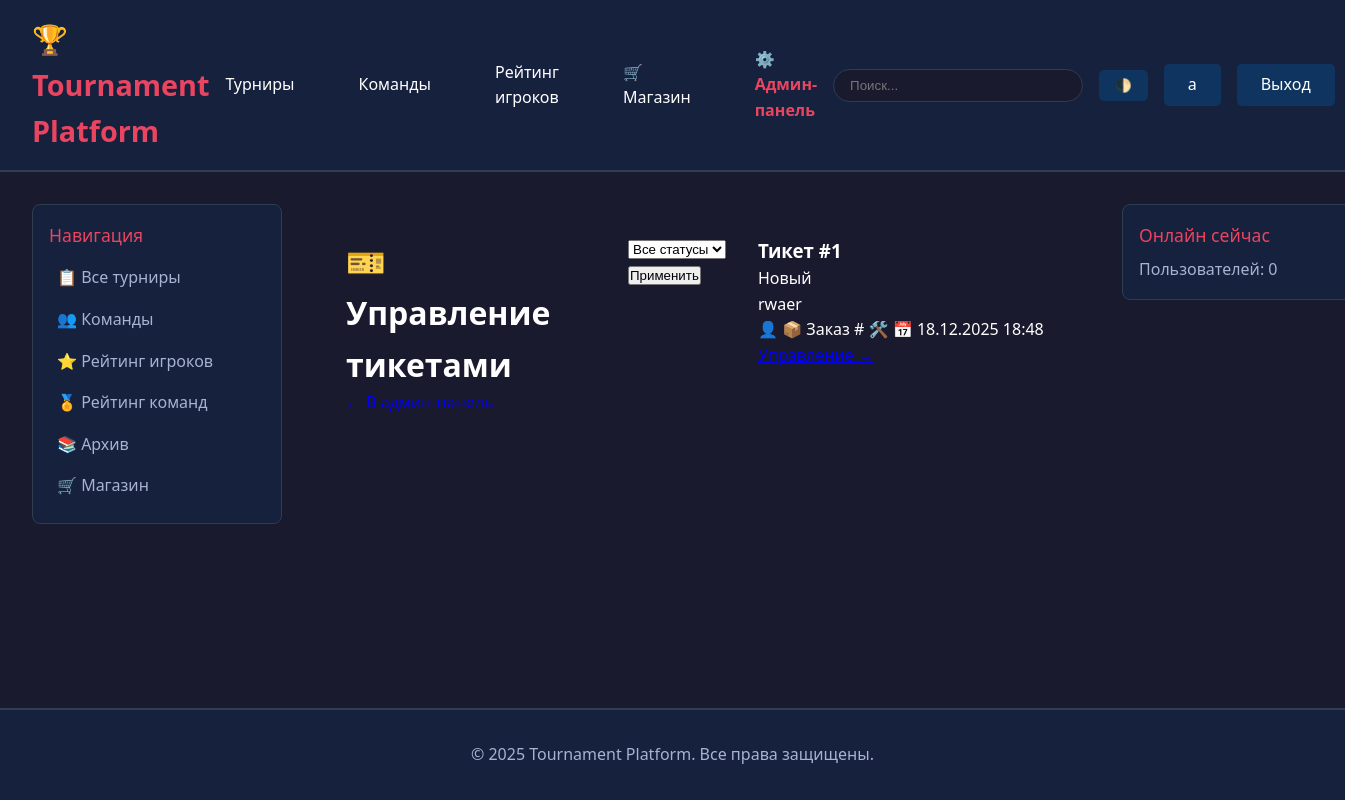
/shop/admin/tickets/ (signed in), run on the app's committed database.
### accounts/models.py (models this page shows, shortened)
class User(AbstractUser):
    ROLE_CHOICES = [
        ('player', 'Игрок'),
        ('captain', 'Капитан'),
        ('moderator', 'Модератор'),
        ('admin', 'Администратор'),
    ]
    role = models.CharField(max_length=20, choices=ROLE_CHOICES, default='player')
    discord_id = models.CharField(max_length=100, blank=True, null=True, unique=True)
    discord_username = models.CharField(max_length=100, blank=True, null=True)
    avatar = models.ImageField(upload_to='avatars/', blank=True, null=True)
    bio = models.TextField(blank=True)
    objects = CustomUserManager()
    class Meta:
        verbose_name = 'Пользователь'
        verbose_name_plural = 'Пользователи'

### shop/models.py (models this page shows, shortened)
class Ticket(models.Model):
    CATEGORY_CHOICES = [
        ('request', 'Запрос'),
        ('complaint', 'Жалоба'),
        ('purchase', 'Покупка'),
    ]
    STATUS_CHOICES = [
        ('new', 'Новый'),
        ('in_progress', 'В работе'),
        ('resolved', 'Решён'),
        ('rejected', 'Отклонён'),
    ]
    PRIORITY_CHOICES = [
        ('low', 'Низкий'),
        ('medium', 'Средний'),
        ('high', 'Высокий'),
    ]
    user = models.ForeignKey(settings.AUTH_USER_MODEL, on_delete=models.CASCADE,
                             related_name='tickets', verbose_name='Пользователь')
    category = models.CharField('Категория', max_length=20, choices=CATEGORY_CHOICES)
    title = models.CharField('Заголовок', max_length=200)
    description = models.TextField('Описание')
    status = models.CharField('Статус', max_length=20, choices=STATUS_CHOICES, default='new')
    priority = models.CharField('Приоритет', max_length=20, choices=PRIORITY_CHOICES, default='medium')
    order = models.OneToOneField(ServiceOrder, on_delete=models.SET_NULL, null=True, blank=True,
                                 related_name='ticket', verbose_name='Связанный заказ')
    assigned_to = models.ForeignKey(settings.AUTH_USER_MODEL, on_delete=models.SET_NULL,
                                    null=True, blank=True, related_name='assigned_tickets',
                                    verbose_name='Назначен')
    is_deleted = models.BooleanField('Удалён', default=False)
    deleted_at = models.DateTimeField('Дата удаления', null=True, blank=True)
    deleted_by = models.ForeignKey(settings.AUTH_USER_MODEL, on_delete=models.SET_NULL,
                                   null=True, blank=True, related_name='deleted_tickets',
                                   verbose_name='Удалил')
    created_at = models.DateTimeField('Создан', auto_now_add=True)
    updated_at = models.DateTimeField('Обновлён', auto_now=True)
    resolved_at = models.DateTimeField('Решён', null=True, blank=True)
    objects = TicketManager()
    all_objects = models.Manager()
    class Meta:
        verbose_name = 'Тикет'
        verbose_name_plural = 'Тикеты'
        ordering = ['-created_at']
        indexes = [
            models.Index(fields=['status', 'category', 'created_at']),
            models.Index(fields=['user', 'status']),
            models.Index(fields=['assigned_to', 'status']),
            models.Index(fields=['is_deleted', 'status']),
            models.Index(fields=['priority', 'status']),
        ]

### shop/views.py (the view, shortened to what this page needs)
# urls.py: path('admin/tickets/', views.admin_tickets_list, name='admin_tickets_list'),
@login_required
@user_passes_test(is_admin_or_moderator)
def admin_tickets_list(request):
    show_deleted = request.GET.get('show_deleted') == '1'
    if show_deleted:
        tickets = Ticket.all_objects.all()
    else:
        tickets = Ticket.objects.all()
    tickets = tickets.select_related('user', 'assigned_to', 'order')
    status_filter = request.GET.get('status')
    category_filter = request.GET.get('category')
    priority_filter = request.GET.get('priority')
    search = request.GET.get('search', '').strip()
    if status_filter:
        tickets = tickets.filter(status=status_filter)
    if category_filter:
        tickets = tickets.filter(category=category_filter)
    if priority_filter:
        tickets = tickets.filter(priority=priority_filter)
    paginator = Paginator(tickets, 30)
    page = request.GET.get('page')
    tickets = paginator.get_page(page)
    context = {
        'tickets': tickets,
        'status_filter': status_filter,
        'category_filter': category_filter,
        'priority_filter': priority_filter,
        'search': search,
        'show_deleted': show_deleted,
    }
    return render(request, 'shop/admin/tickets_list.html', context)

### shop/models.py (called while the page is built)
    def get_queryset(self):
        return super().get_queryset().filter(is_deleted=False)

### shop/views.py (called while the page is built)
def is_admin_or_moderator(user):
    return user.is_authenticated and (user.is_staff or user.is_superuser)

### templates/shop/admin/tickets_list.html (shortened to what this page needs)
{% extends 'base.html' %}
{% block content %}
<div class="container mx-auto px-4 py-8">
    <div class="flex items-center justify-between mb-6">
        <h1 class="text-3xl font-bold">🎫 Управление тикетами</h1>
        <a href="{% url 'shop:admin_dashboard' %}" class="text-blue-600 hover:underline">← В админ-панель</a>
    </div>
    <div class="bg-white rounded-lg shadow-md p-4 mb-6">
        <form method="get" class="flex gap-4">
            <select name="status" class="px-4 py-2 border rounded-lg">
                <option value="">Все статусы</option>
            </select>
            <button type="submit" class="px-6 py-2 bg-blue-600 text-white rounded-lg hover:bg-blue-700">Применить</button>
        </form>
    </div>
    <div class="space-y-4">
        {% for ticket in tickets %}
        <div class="bg-white rounded-lg shadow-md p-6">
            <div class="flex items-start justify-between">
                <div class="flex-1">
                    <div class="flex items-center gap-3 mb-2">
                        <h3 class="text-xl font-bold">Тикет #{{ ticket.id }}</h3>
                        <span class="px-3 py-1 text-xs rounded-full {% if ticket.status == 'open' %}bg-yellow-100 text-yellow-800{% elif ticket.status == 'in_progress' %}bg-blue-100 text-blue-800{% elif ticket.status == 'resolved' %}bg-green-100 text-green-800{% else %}bg-gray-100{% endif %}">
                            {{ ticket.get_status_display }}
                        </span>
                    </div>
                    <p class="text-gray-600 mb-2">{{ ticket.title }}</p>
                    <div class="flex items-center gap-4 text-sm text-gray-500">
                        <span>👤 {{ ticket.order.user.username }}</span>
                        <span>📦 Заказ #{{ ticket.order.id }}</span>
                        <span>🛠️ {{ ticket.order.service.name }}</span>
                        <span>📅 {{ ticket.created_at|date:"d.m.Y H:i" }}</span>
                    </div>
                </div>
                <a href="{% url 'shop:admin_ticket_manage' ticket.id %}" class="px-4 py-2 bg-blue-600 text-white rounded-lg hover:bg-blue-700 whitespace-nowrap">
                </a>
            </div>
        </div>
        {% endfor %}
    </div>
</div>
{% endblock %}

### templates/base.html (shortened to what this page needs)
<!DOCTYPE html>
<html lang="ru">
<head>
</head>
<body>
    <header>
        <div class="header-container">
            <a href="{% url 'tournaments:index' %}" class="logo">🏆 Tournament Platform</a>
<nav>
    <a href="{% url 'tournaments:tournament_list' %}">Турниры</a>
    {% if user.is_authenticated %}
        {% if user.role in 'player,captain' %}
            <a href="{% url 'teams:team_list' %}">Команды</a>
        {% else %}
            <a href="{% url 'teams:team_list' %}">Команды</a>
        {% endif %}
    {% else %}
        <a href="{% url 'teams:team_list' %}">Команды</a>
    {% endif %}
    <a href="{% url 'ratings:player_ratings' %}">Рейтинг игроков</a>
    <a href="{% url 'shop:index' %}">🛒 Магазин</a>
    {% if user.is_authenticated %}
        {% if user.is_staff or user.is_superuser %}
            <a href="{% url 'admin_panel:dashboard' %}" style="color: var(--accent); font-weight: bold;">
                ⚙️ Админ-панель
            </a>
        {% endif %}
    {% endif %}
</nav>
            <div class="user-menu">
                <div class="search-box">
                    <form action="{% url 'tournaments:search' %}" method="get">
                        <input type="text" name="q" placeholder="Поиск..." />
                    </form>
                </div>
                <button class="theme-toggle" onclick="toggleTheme()">🌓</button>
                {% if user.is_authenticated %}
                    <a href="{% url 'accounts:profile' user.username %}" class="btn btn-secondary">
                        {{ user.username }}
                    </a>
                    <a href="{% url 'accounts:logout' %}" class="btn btn-secondary">Выход</a>
                {% else %}
                    <a href="{% url 'accounts:login' %}" class="btn btn-primary">Вход</a>
                {% endif %}
            </div>
        </div>
    </header>
    <div class="container">
        <aside class="sidebar">
            <div class="sidebar-item">
                <div class="sidebar-title">Навигация</div>
                <a href="{% url 'tournaments:tournament_list' %}" class="sidebar-link">📋 Все турниры</a>
                <a href="{% url 'teams:team_list' %}" class="sidebar-link">👥 Команды</a>
                <a href="{% url 'ratings:player_ratings' %}" class="sidebar-link">⭐ Рейтинг игроков</a>
                <a href="{% url 'ratings:team_ratings' %}" class="sidebar-link">🏅 Рейтинг команд</a>
                <a href="{% url 'tournaments:archive' %}" class="sidebar-link">📚 Архив</a>
                <a href="{% url 'shop:index' %}" class="sidebar-link">🛒 Магазин</a>
            </div>
        </aside>
        <main>
            {% block content %}{% endblock %}
        </main>
        <aside class="sidebar">
            {% block right_sidebar %}
            <div class="sidebar-item">
                <div class="sidebar-title">Онлайн сейчас</div>
                <p style="color: var(--text-secondary);">Пользователей: {{ online_count|default:0 }}</p>
            </div>
            {% endblock %}
        </aside>
    </div>
    <footer>
        <p>&copy; 2025 Tournament Platform. Все права защищены.</p>
    </footer>
</body>
</html>

### templates/base.html (style rules this page uses)
* { margin: 0; padding: 0; box-sizing: border-box; }
:root { --primary-bg: #1a1a2e; --secondary-bg: #16213e; --card-bg: #0f3460; --accent: #e94560; --text-primary: #ffffff; --text-secondary: #a8b2d1; --border: #2c3e50; }
html { height: 100%; }
body { font-family: 'Segoe UI', Tahoma, Geneva, Verdana, sans-serif; background: var(--primary-bg); color: var(--text-primary); line-height: 1.6; display: flex; flex-direction: column; min-height: 100vh; }
header { background: var(--secondary-bg); padding: 1rem 0; border-bottom: 2px solid var(--border); position: sticky; top: 0; z-index: 1000; flex-shrink: 0; }
.header-container { max-width: 1600px; margin: 0 auto; padding: 0 2rem; display: flex; justify-content: space-between; align-items: center; }
.logo { font-size: 1.8rem; font-weight: bold; color: var(--accent); text-decoration: none; }
nav { display: flex; gap: 2rem; align-items: center; }
nav a { color: var(--text-primary); text-decoration: none; padding: 0.5rem 1rem; border-radius: 5px; transition: all 0.3s; }
.search-box { position: relative; }
.search-box input { padding: 0.5rem 1rem; border: 1px solid var(--border); border-radius: 20px; background: var(--primary-bg); color: var(--text-primary); width: 250px; }
.user-menu { display: flex; gap: 1rem; align-items: center; }
.btn { padding: 0.5rem 1.5rem; border: none; border-radius: 5px; cursor: pointer; text-decoration: none; display: inline-block; transition: all 0.3s; font-size: 1rem; }
.btn-secondary { background: var(--card-bg); color: var(--text-primary); }
.container { max-width: 1600px; margin: 0 auto; padding: 2rem; display: grid; grid-template-columns: 250px 1fr 300px; gap: 2rem; flex: 1 0 auto; }
.sidebar { position: sticky; top: 80px; height: fit-content; }
.sidebar-item { background: var(--secondary-bg); padding: 1rem; border-radius: 8px; margin-bottom: 1rem; border: 1px solid var(--border); }
.sidebar-title { font-size: 1.1rem; margin-bottom: 0.5rem; color: var(--accent); }
.sidebar-link { display: block; color: var(--text-secondary); text-decoration: none; padding: 0.5rem; border-radius: 5px; transition: all 0.3s; }
footer { background: var(--secondary-bg); padding: 2rem 0; margin-top: auto; border-top: 2px solid var(--border); text-align: center; color: var(--text-secondary); flex-shrink: 0; }
.theme-toggle { background: var(--card-bg); border: none; color: var(--text-primary); padding: 0.5rem 1rem; border-radius: 5px; cursor: pointer; }

### data on the page
User: username "a"
Ticket: id "1", status "Новый", title "rwaer", created_at "18.12.2025 18:48"

### other printed values
{{ online_count|default:0 }} "0"
